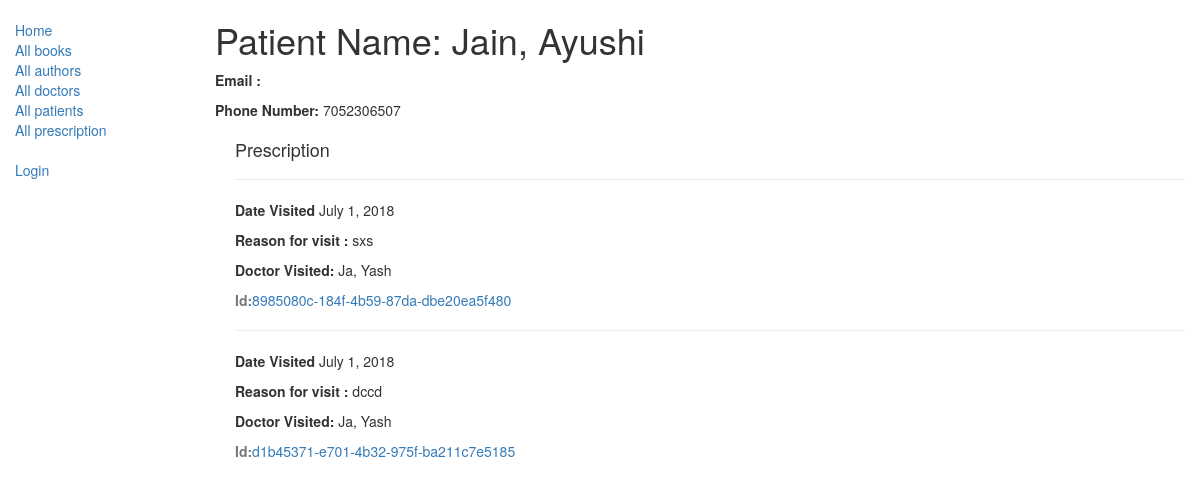
/catalog/patient/1, run on the app's committed database.
### catalog/models.py (models this page shows, shortened)
class Patient(models.Model):
    first_name = models.CharField(max_length = 30)
    last_name =models.CharField(max_length = 30)
    email = models.EmailField(blank = True)
    phone_num = models.CharField(blank = True,max_length = 10)
    visits = models.ManyToManyField(Prescription)
    def __str__(self):
        return '{0}, {1}'.format(self.last_name,self.first_name)

class Prescription(models.Model):
    date_visited = models.DateField(default = date.today())
    doctor_visited = models.ForeignKey(Doctor,on_delete=models.SET_NULL,null=True)
    what_for = models.CharField(max_length = 50,blank = True)
    id = models.UUIDField(primary_key=True, default=uuid.uuid4, help_text="ID")
    next_visit = models.DateField(blank = True)
    medicines = models.ManyToManyField(Medicine,blank =True)
    def get_absolute_url(self):
        return reverse('prescription-detail', args=[str(self.id)])

class Doctor(models.Model):
    first_name = models.CharField(max_length = 30)
    user_name = models.OneToOneField(User,on_delete=models.SET_NULL, null=True, blank=True)
    last_name = models.CharField(max_length = 30)
    address = models.CharField(max_length = 100)
    specialization = models.CharField(max_length = 100)
    hospital  = models.CharField(max_length= 10)
    def __str__(self):
        return '{0}, {1}'.format(self.last_name,self.first_name)

### catalog/views.py (the view)
# urls.py: path('patient/<int:pk>',views.PatientDetailView.as_view(),name = 'patient-detail'),
class PatientDetailView(generic.DetailView):
    model = Patient

### catalog/templates/catalog/patient_detail.html
{% extends "base_generic.html" %}
{% block content %}
<h1>Patient Name: {{ patient}}</h1>
<p><strong>Email : </strong> <a>{{ patient.address }}</a></p>
<p><strong>Phone Number: </strong> {{ patient.phone_num }}</p>
<div style="margin-left:20px;margin-top:20px">
<h4>Prescription</h4>
{% for visit in patient.visits.all %}
<hr>
<p><strong>Date Visited </strong>{{visit.date_visited}}</p>
<p><strong>Reason for visit :</strong> {{visit.what_for}}</p>
<p><strong>Doctor Visited:</strong> {{visit.doctor_visited}}</p>
<p class="text-muted"><strong>Id:</strong><a href="{{visit.get_absolute_url}}">{{visit.id}}</a></p>
{% endfor %}
</div>
{% endblock %}

### data on the page
Patient: last_name+first_name "Jain, Ayushi", phone_num "7052306507"
Prescription: date_visited "July 1, 2018", what_for "sxs", doctor_visited "Ja, Yash", id "8985080c-184f-4b59-87da-dbe20ea5f480"
Prescription: date_visited "July 1, 2018", what_for "dccd", doctor_visited "Ja, Yash", id "d1b45371-e701-4b32-975f-ba211c7e5185"
